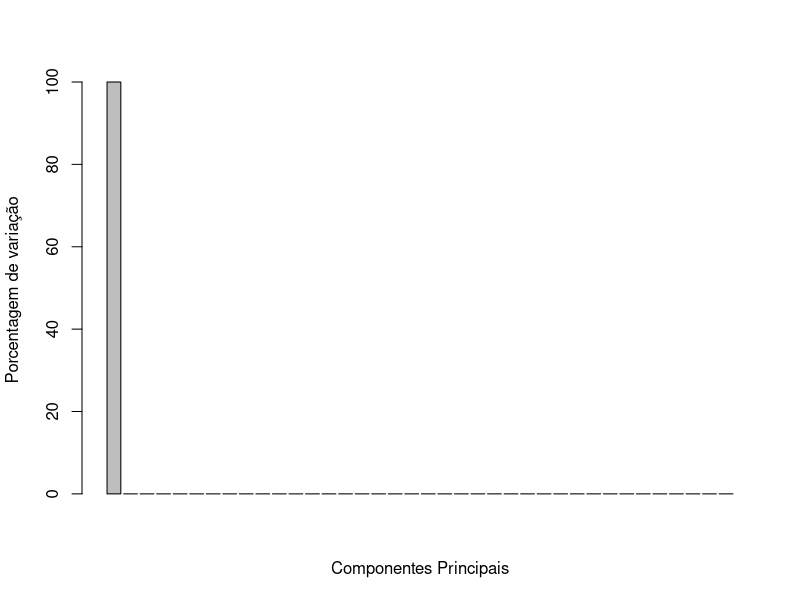
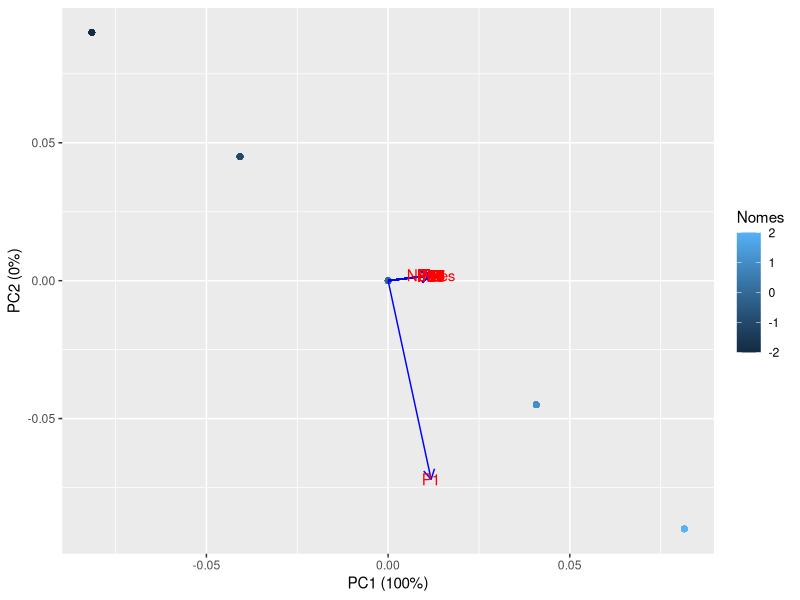

Here is the R script that generated these plots, in order:
##Importando bibliotecas

library(psych)
library(ggplot2)
library(ggfortify)

## Criando dataset

dados <- matrix(data = -2:2, nrow = 300, ncol = 38)
colnames(dados) <- c(
  paste("P", 1:37, sep=""),
  paste("Nomes", sep = " "))
rownames(dados) <- paste("a", 1:300, sep = " ")

## alpha Cronbach

psych::alpha(dados)

## Teste de Kaiser-Meyer-Oklin (KMO)

KMO(dados)

## Teste de Bartlett

cortest.bartlett(dados)

## PCA

pca <- prcomp(dados, scale = TRUE)

pca.var <- pca$sdev^2
pca.var.per <- round(pca.var/sum(pca.var)*100, 1)
barplot(pca.var.per, xlab = "Componentes Principais", ylab = "Porcentagem de variação")


##### Plot PCA

autoplot(prcomp(dados), data = dados, colour = "Nomes", loadings = T, 
         loadings.label = T, loadings.colour = "Blue")

#pca.plot <- plot(pca$x[,1], pca$x[,2])

##ggplot(data = dados.pca, aes(x = X, y = Y, label = Sample)) +
##  geom_text()+
##  xlab(paste("PC1 - ", pca.var.per[1], "%", sep = ""))+
##  ylab(paste("PC2 - ", pca.var.per[2], "%", sep = ""))
